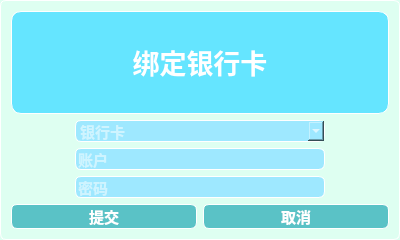
<?xml version="1.0" encoding="UTF-8"?>
<ui version="4.0">
 <class>BindDialog</class>
 <widget class="QDialog" name="BindDialog">
  <property name="geometry">
   <rect>
    <x>0</x>
    <y>0</y>
    <width>400</width>
    <height>240</height>
   </rect>
  </property>
  <property name="minimumSize">
   <size>
    <width>82</width>
    <height>233</height>
   </size>
  </property>
  <property name="maximumSize">
   <size>
    <width>400</width>
    <height>240</height>
   </size>
  </property>
  <property name="windowTitle">
   <string>绑定银行卡</string>
  </property>
  <property name="windowIcon">
   <iconset resource="resource.qrc">
    <normaloff>:/new/icons/wallet.png</normaloff>:/new/icons/wallet.png</iconset>
  </property>
  <property name="styleSheet">
   <string notr="true">QDialog{
	border:0.5px solid white;
	border-radius:6px;
	background-color:rgb(222,255,241);
	min-width:80px;
	font-family:&quot;Microsoft YaHei&quot;;
	font-size:11pt;
	font-weight:bold;
	color:white;
}
</string>
  </property>
  <layout class="QVBoxLayout" name="verticalLayout">
   <item>
    <widget class="QLabel" name="label">
     <property name="font">
      <font>
       <family>Microsoft YaHei</family>
       <pointsize>20</pointsize>
       <bold>true</bold>
      </font>
     </property>
     <property name="styleSheet">
      <string notr="true">QLabel{
	border:1px solid white;
	border-radius:10px;
	
	
	background-color: rgb(101, 229, 255);
	min-width:80px;
	font-family:&quot;Microsoft YaHei&quot;;
	font-size:20pt;
	font-weight:bold;
	color:white;
}

</string>
     </property>
     <property name="text">
      <string>&lt;html&gt;&lt;head/&gt;&lt;body&gt;&lt;p&gt;&lt;span style=&quot; font-weight:700;&quot;&gt;绑定银行卡&lt;/span&gt;&lt;/p&gt;&lt;/body&gt;&lt;/html&gt;</string>
     </property>
     <property name="alignment">
      <set>Qt::AlignCenter</set>
     </property>
    </widget>
   </item>
   <item>
    <layout class="QHBoxLayout" name="horizontalLayout">
     <item>
      <widget class="QComboBox" name="bankSelect">
       <property name="sizePolicy">
        <sizepolicy hsizetype="MinimumExpanding" vsizetype="Fixed">
         <horstretch>0</horstretch>
         <verstretch>0</verstretch>
        </sizepolicy>
       </property>
       <property name="maximumSize">
        <size>
         <width>250</width>
         <height>16777215</height>
        </size>
       </property>
       <property name="styleSheet">
        <string notr="true">QComboBox{
	border:0.5px solid white;
	border-radius:6px;
	
	background-color: rgb(158, 232, 255);
	min-width:80px;
	font-family:&quot;Microsoft YaHei&quot;;
	font-size:11pt;
	font-weight:bold;
	color:white;
}

</string>
       </property>
       <property name="placeholderText">
        <string>银行卡</string>
       </property>
      </widget>
     </item>
    </layout>
   </item>
   <item>
    <layout class="QHBoxLayout" name="horizontalLayout_2">
     <item>
      <widget class="QLineEdit" name="accountIDIn">
       <property name="maximumSize">
        <size>
         <width>250</width>
         <height>16777215</height>
        </size>
       </property>
       <property name="styleSheet">
        <string notr="true">QLineEdit{
	border:0.5px solid white;
	border-radius:6px;
	
	background-color: rgb(158, 232, 255);
	min-width:80px;
	font-family:&quot;Microsoft YaHei&quot;;
	font-size:11pt;
	font-weight:bold;
	color:white;
}

</string>
       </property>
       <property name="placeholderText">
        <string>账户</string>
       </property>
      </widget>
     </item>
    </layout>
   </item>
   <item>
    <layout class="QHBoxLayout" name="horizontalLayout_3">
     <item>
      <widget class="QLineEdit" name="pwIn">
       <property name="maximumSize">
        <size>
         <width>250</width>
         <height>16777215</height>
        </size>
       </property>
       <property name="styleSheet">
        <string notr="true">QLineEdit{
	border:0.5px solid white;
	border-radius:6px;
	
	background-color: rgb(158, 232, 255);
	min-width:80px;
	font-family:&quot;Microsoft YaHei&quot;;
	font-size:11pt;
	font-weight:bold;
	color:white;
}

</string>
       </property>
       <property name="echoMode">
        <enum>QLineEdit::Password</enum>
       </property>
       <property name="placeholderText">
        <string>密码</string>
       </property>
      </widget>
     </item>
    </layout>
   </item>
   <item>
    <layout class="QHBoxLayout" name="horizontalLayout_4">
     <item>
      <widget class="QPushButton" name="applyB">
       <property name="styleSheet">
        <string notr="true">QPushButton {
	border: 0.5px solid white;
	border-radius: 6px;
	background-color: rgb(90, 194, 198);
	min-width: 80px;
	font-family: &quot;Microsoft YaHei&quot;;
	font-size: 11pt;
	font-weight: bold;
	color: white;
}

QPushButton:hover {
	background-color: #1fab89;
}

QPushButton:pressed {
	background-color: #178f75;
}

QPushButton:disabled {
	background-color: gray;
	color: lightgray;
}
</string>
       </property>
       <property name="text">
        <string>提交</string>
       </property>
      </widget>
     </item>
     <item>
      <widget class="QPushButton" name="cancelB">
       <property name="styleSheet">
        <string notr="true">QPushButton {
	border: 0.5px solid white;
	border-radius: 6px;
	background-color: rgb(90, 194, 198);
	min-width: 80px;
	font-family: &quot;Microsoft YaHei&quot;;
	font-size: 11pt;
	font-weight: bold;
	color: white;
}

QPushButton:hover {
	background-color: #1fab89;
}

QPushButton:pressed {
	background-color: #178f75;
}

QPushButton:disabled {
	background-color: gray;
	color: lightgray;
}
</string>
       </property>
       <property name="text">
        <string>取消</string>
       </property>
      </widget>
     </item>
    </layout>
   </item>
  </layout>
 </widget>
 <resources>
  <include location="resource.qrc"/>
 </resources>
 <connections/>
</ui>
